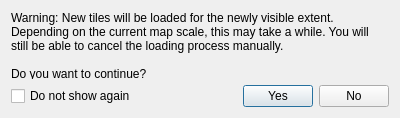
<?xml version="1.0" encoding="UTF-8"?>
<ui version="4.0">
 <class>DlgTileReloading</class>
 <widget class="QDialog" name="DlgTileReloading">
  <property name="geometry">
   <rect>
    <x>0</x>
    <y>0</y>
    <width>400</width>
    <height>118</height>
   </rect>
  </property>
  <property name="windowTitle">
   <string>Tile Reloading</string>
  </property>
  <layout class="QGridLayout" name="gridLayout" rowstretch="1,0">
   <item row="1" column="0">
    <layout class="QHBoxLayout" name="horizontalLayout" stretch="1,0,0">
     <item alignment="Qt::AlignLeft">
      <widget class="QCheckBox" name="chkDoNotShowAgain">
       <property name="text">
        <string>Do not show again</string>
       </property>
      </widget>
     </item>
     <item alignment="Qt::AlignRight">
      <widget class="QPushButton" name="btnOk">
       <property name="minimumSize">
        <size>
         <width>0</width>
         <height>0</height>
        </size>
       </property>
       <property name="maximumSize">
        <size>
         <width>70</width>
         <height>16777215</height>
        </size>
       </property>
       <property name="text">
        <string>Yes</string>
       </property>
      </widget>
     </item>
     <item alignment="Qt::AlignRight">
      <widget class="QPushButton" name="btnCancel">
       <property name="maximumSize">
        <size>
         <width>70</width>
         <height>16777215</height>
        </size>
       </property>
       <property name="text">
        <string>No</string>
       </property>
      </widget>
     </item>
    </layout>
   </item>
   <item row="0" column="0">
    <widget class="QLabel" name="label">
     <property name="text">
      <string>Warning: New tiles will be loaded for the newly visible extent. Depending on the current map scale, this may take a while. You will still be able to cancel the loading process manually.

Do you want to continue?</string>
     </property>
     <property name="alignment">
      <set>Qt::AlignLeading|Qt::AlignLeft|Qt::AlignTop</set>
     </property>
     <property name="wordWrap">
      <bool>true</bool>
     </property>
    </widget>
   </item>
  </layout>
 </widget>
 <resources/>
 <connections>
  <connection>
   <sender>btnOk</sender>
   <signal>clicked()</signal>
   <receiver>DlgTileReloading</receiver>
   <slot>accept()</slot>
   <hints>
    <hint type="sourcelabel">
     <x>271</x>
     <y>78</y>
    </hint>
    <hint type="destinationlabel">
     <x>199</x>
     <y>49</y>
    </hint>
   </hints>
  </connection>
  <connection>
   <sender>btnCancel</sender>
   <signal>clicked()</signal>
   <receiver>DlgTileReloading</receiver>
   <slot>reject()</slot>
   <hints>
    <hint type="sourcelabel">
     <x>352</x>
     <y>78</y>
    </hint>
    <hint type="destinationlabel">
     <x>199</x>
     <y>49</y>
    </hint>
   </hints>
  </connection>
 </connections>
</ui>
